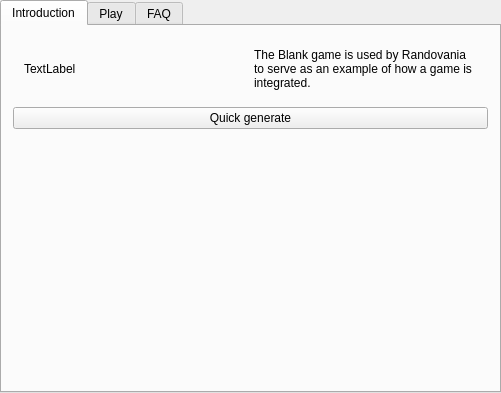
<?xml version="1.0" encoding="UTF-8"?>
<ui version="4.0">
 <class>BlankGameTabWidget</class>
 <widget class="QTabWidget" name="BlankGameTabWidget">
  <property name="geometry">
   <rect>
    <x>0</x>
    <y>0</y>
    <width>501</width>
    <height>393</height>
   </rect>
  </property>
  <property name="currentIndex">
   <number>0</number>
  </property>
  <widget class="QWidget" name="tab_intro">
   <attribute name="title">
    <string>Introduction</string>
   </attribute>
   <layout class="QVBoxLayout" name="intro_layout">
    <item>
     <widget class="QWidget" name="horizontalWidget" native="true">
      <property name="minimumSize">
       <size>
        <width>0</width>
        <height>0</height>
       </size>
      </property>
      <layout class="QHBoxLayout" name="horizontalLayout">
       <item>
        <widget class="QLabel" name="game_cover_label">
         <property name="text">
          <string>TextLabel</string>
         </property>
        </widget>
       </item>
       <item>
        <widget class="QLabel" name="intro_label">
         <property name="text">
          <string>&lt;html&gt;&lt;head/&gt;&lt;body&gt;&lt;p&gt;The Blank game is used by Randovania to serve as an example of how a game is integrated.&lt;/p&gt;&lt;/body&gt;&lt;/html&gt;</string>
         </property>
         <property name="wordWrap">
          <bool>true</bool>
         </property>
        </widget>
       </item>
      </layout>
     </widget>
    </item>
    <item>
     <widget class="QPushButton" name="quick_generate_button">
      <property name="text">
       <string>Quick generate</string>
      </property>
     </widget>
    </item>
    <item>
     <spacer name="intro_spacer">
      <property name="orientation">
       <enum>Qt::Vertical</enum>
      </property>
      <property name="sizeHint" stdset="0">
       <size>
        <width>20</width>
        <height>40</height>
       </size>
      </property>
     </spacer>
    </item>
   </layout>
  </widget>
  <widget class="GenerateGameWidget" name="tab_generate_game">
   <attribute name="title">
    <string>Play</string>
   </attribute>
  </widget>
  <widget class="QWidget" name="faq_tab">
   <attribute name="title">
    <string>FAQ</string>
   </attribute>
   <layout class="QGridLayout" name="faq_layout">
    <property name="leftMargin">
     <number>0</number>
    </property>
    <property name="topMargin">
     <number>0</number>
    </property>
    <property name="rightMargin">
     <number>0</number>
    </property>
    <property name="bottomMargin">
     <number>0</number>
    </property>
    <item row="0" column="0">
     <widget class="QScrollArea" name="faq_scroll_area">
      <property name="widgetResizable">
       <bool>true</bool>
      </property>
      <widget class="QWidget" name="faq_scroll_area_contents">
       <property name="geometry">
        <rect>
         <x>0</x>
         <y>0</y>
         <width>495</width>
         <height>361</height>
        </rect>
       </property>
       <layout class="QGridLayout" name="faq_scroll_layout">
        <item row="0" column="0">
         <widget class="QLabel" name="faq_label">
          <property name="text">
           <string># updated from code</string>
          </property>
          <property name="alignment">
           <set>Qt::AlignLeading|Qt::AlignLeft|Qt::AlignTop</set>
          </property>
          <property name="wordWrap">
           <bool>true</bool>
          </property>
         </widget>
        </item>
       </layout>
      </widget>
     </widget>
    </item>
   </layout>
  </widget>
 </widget>
 <layoutdefault spacing="6" margin="11"/>
 <customwidgets>
  <customwidget>
   <class>GenerateGameWidget</class>
   <extends>QWidget</extends>
   <header location="global">randovania/gui/widgets/generate_game_widget.h</header>
   <container>1</container>
  </customwidget>
 </customwidgets>
 <resources/>
 <connections/>
</ui>
